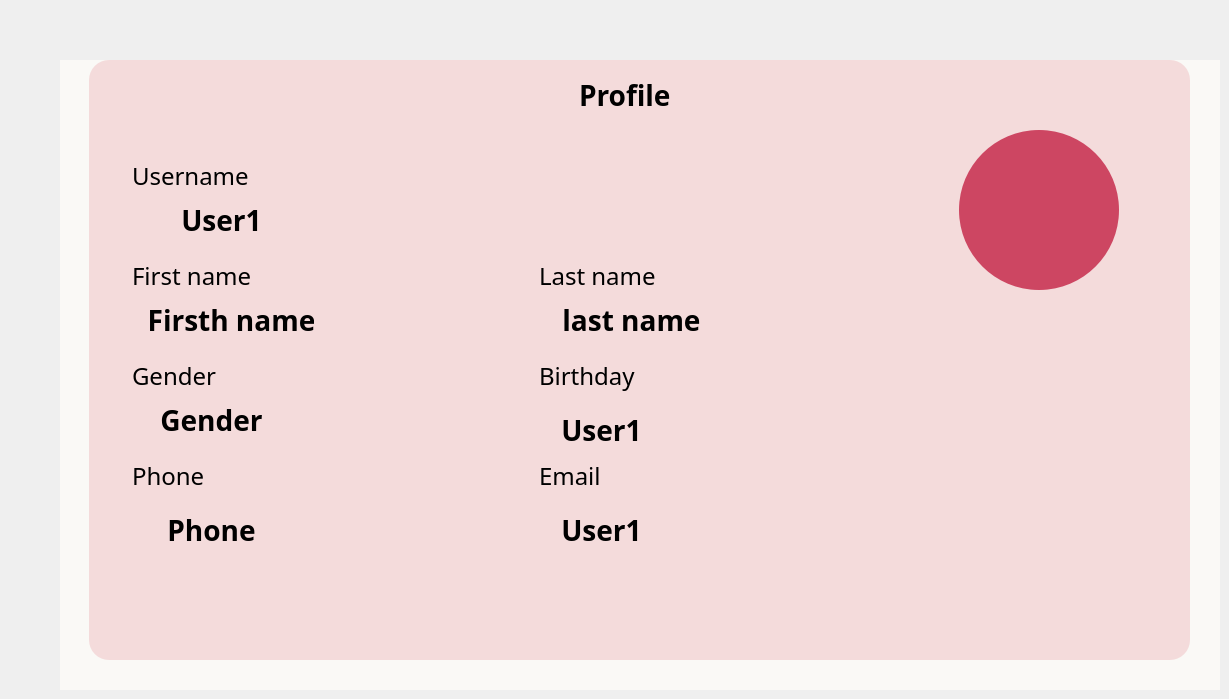
     <widget class="QWidget" name="accountpage">
      <widget class="QPushButton" name="backtomainsettingbutton_4">
       <property name="geometry">
        <rect>
         <x>20</x>
         <y>30</y>
         <width>20</width>
         <height>31</height>
        </rect>
       </property>
       <property name="styleSheet">
        <string notr="true">border: none;
image: url(:/pic/realimages/backhomoe.png);</string>
       </property>
       <property name="text">
        <string/>
       </property>
      </widget>
      <widget class="QWidget" name="editprofilecontainer_3" native="true">
       <property name="geometry">
        <rect>
         <x>60</x>
         <y>60</y>
         <width>1160</width>
         <height>630</height>
        </rect>
       </property>
       <property name="styleSheet">
        <string notr="true">background: #FAF9F6;</string>
       </property>
       <widget class="QWidget" name="textboxeditcontainer_4" native="true">
        <property name="geometry">
         <rect>
          <x>29</x>
          <y>0</y>
          <width>1101</width>
          <height>600</height>
         </rect>
        </property>
        <property name="styleSheet">
         <string notr="true">border-radius: 20px;
background: #F4DBDB;</string>
        </property>
        <widget class="QLabel" name="profilelabel">
         <property name="geometry">
          <rect>
           <x>490</x>
           <y>10</y>
           <width>101</width>
           <height>51</height>
          </rect>
         </property>
         <property name="styleSheet">
          <string notr="true">color: #000;

font-family: Suwannaphum;
font-size: 28px;
font-style: normal;
font-weight: 700;
line-height: normal;</string>
         </property>
         <property name="text">
          <string>Profile</string>
         </property>
        </widget>
        <widget class="QLabel" name="usernameprofile">
         <property name="geometry">
          <rect>
           <x>43</x>
           <y>100</y>
           <width>121</width>
           <height>31</height>
          </rect>
         </property>
         <property name="styleSheet">
          <string notr="true">color: #000;

font-family: Suwannaphum;
font-size: 24px;
font-style: normal;
font-weight: 400;
line-height: normal;</string>
         </property>
         <property name="text">
          <string>Username</string>
         </property>
        </widget>
        <widget class="QLabel" name="fisrtnameprofile">
         <property name="geometry">
          <rect>
           <x>43</x>
           <y>200</y>
           <width>121</width>
           <height>31</height>
          </rect>
         </property>
         <property name="styleSheet">
          <string notr="true">color: #000;

font-family: Suwannaphum;
font-size: 24px;
font-style: normal;
font-weight: 400;
line-height: normal;</string>
         </property>
         <property name="text">
          <string>First name</string>
         </property>
        </widget>
        <widget class="QLabel" name="lastnameprofile">
         <property name="geometry">
          <rect>
           <x>450</x>
           <y>200</y>
           <width>121</width>
           <height>31</height>
          </rect>
         </property>
         <property name="styleSheet">
          <string notr="true">color: #000;

font-family: Suwannaphum;
font-size: 24px;
font-style: normal;
font-weight: 400;
line-height: normal;</string>
         </property>
         <property name="text">
          <string>Last name</string>
         </property>
        </widget>
        <widget class="QLabel" name="genderprofile">
         <property name="geometry">
          <rect>
           <x>43</x>
           <y>300</y>
           <width>121</width>
           <height>31</height>
          </rect>
         </property>
         <property name="styleSheet">
          <string notr="true">color: #000;

font-family: Suwannaphum;
font-size: 24px;
font-style: normal;
font-weight: 400;
line-height: normal;</string>
         </property>
         <property name="text">
          <string>Gender</string>
         </property>
        </widget>
        <widget class="QLabel" name="birthprofile">
         <property name="geometry">
          <rect>
           <x>450</x>
           <y>300</y>
           <width>121</width>
           <height>31</height>
          </rect>
         </property>
         <property name="styleSheet">
          <string notr="true">color: #000;

font-family: Suwannaphum;
font-size: 24px;
font-style: normal;
font-weight: 400;
line-height: normal;</string>
         </property>
         <property name="text">
          <string>Birthday</string>
         </property>
        </widget>
        <widget class="QLabel" name="phoneprofile">
         <property name="geometry">
          <rect>
           <x>43</x>
           <y>400</y>
           <width>121</width>
           <height>31</height>
          </rect>
         </property>
         <property name="styleSheet">
          <string notr="true">color: #000;

font-family: Suwannaphum;
font-size: 24px;
font-style: normal;
font-weight: 400;
line-height: normal;</string>
         </property>
         <property name="text">
          <string>Phone</string>
         </property>
        </widget>
        <widget class="QLabel" name="emailprofile">
         <property name="geometry">
          <rect>
           <x>450</x>
           <y>400</y>
           <width>121</width>
           <height>31</height>
          </rect>
         </property>
         <property name="styleSheet">
          <string notr="true">color: #000;

font-family: Suwannaphum;
font-size: 24px;
font-style: normal;
font-weight: 400;
line-height: normal;</string>
         </property>
         <property name="text">
          <string>Email</string>
         </property>
        </widget>
        <widget class="QLabel" name="pictureprofile">
         <property name="geometry">
          <rect>
           <x>870</x>
           <y>70</y>
           <width>160</width>
           <height>160</height>
          </rect>
         </property>
         <property name="styleSheet">
          <string notr="true">border: none;
border-radius: 80px;
background: #cd4662;</string>
         </property>
         <property name="text">
          <string/>
         </property>
        </widget>
        <widget class="QLabel" name="username">
         <property name="geometry">
          <rect>
           <x>50</x>
           <y>140</y>
           <width>165</width>
           <height>41</height>
          </rect>
         </property>
         <property name="styleSheet">
          <string notr="true">color: #000;
text-align: center;
font-family: Suwannaphum;
font-size: 28px;
font-style: normal;
font-weight: 700;
line-height: normal;</string>
         </property>
         <property name="text">
          <string>User1</string>
         </property>
         <property name="alignment">
          <set>Qt::AlignCenter</set>
         </property>
        </widget>
        <widget class="QLabel" name="firstname">
         <property name="geometry">
          <rect>
           <x>60</x>
           <y>240</y>
           <width>165</width>
           <height>41</height>
          </rect>
         </property>
         <property name="styleSheet">
          <string notr="true">color: #000;
text-align: center;
font-family: Suwannaphum;
font-size: 28px;
font-style: normal;
font-weight: 700;
line-height: normal;</string>
         </property>
         <property name="text">
          <string>Firsth name</string>
         </property>
         <property name="alignment">
          <set>Qt::AlignCenter</set>
         </property>
        </widget>
        <widget class="QLabel" name="gender">
         <property name="geometry">
          <rect>
           <x>40</x>
           <y>340</y>
           <width>165</width>
           <height>41</height>
          </rect>
         </property>
         <property name="styleSheet">
          <string notr="true">color: #000;
text-align: center;
font-family: Suwannaphum;
font-size: 28px;
font-style: normal;
font-weight: 700;
line-height: normal;</string>
         </property>
         <property name="text">
          <string>Gender</string>
         </property>
         <property name="alignment">
          <set>Qt::AlignCenter</set>
         </property>
        </widget>
        <widget class="QLabel" name="phone">
         <property name="geometry">
          <rect>
           <x>40</x>
           <y>450</y>
           <width>165</width>
           <height>41</height>
          </rect>
         </property>
         <property name="styleSheet">
          <string notr="true">color: #000;
text-align: center;
font-family: Suwannaphum;
font-size: 28px;
font-style: normal;
font-weight: 700;
line-height: normal;</string>
         </property>
         <property name="text">
          <string>Phone</string>
         </property>
         <property name="alignment">
          <set>Qt::AlignCenter</set>
         </property>
        </widget>
        <widget class="QLabel" name="lastname">
         <property name="geometry">
          <rect>
           <x>460</x>
           <y>240</y>
           <width>165</width>
           <height>41</height>
          </rect>
         </property>
         <property name="styleSheet">
          <string notr="true">color: #000;
text-align: center;
font-family: Suwannaphum;
font-size: 28px;
font-style: normal;
font-weight: 700;
line-height: normal;</string>
         </property>
         <property name="text">
          <string>last name</string>
         </property>
         <property name="alignment">
          <set>Qt::AlignCenter</set>
         </property>
        </widget>
        <widget class="QLabel" name="birthday">
         <property name="geometry">
          <rect>
           <x>430</x>
           <y>350</y>
           <width>165</width>
           <height>41</height>
          </rect>
         </property>
         <property name="styleSheet">
          <string notr="true">color: #000;
text-align: center;
font-family: Suwannaphum;
font-size: 28px;
font-style: normal;
font-weight: 700;
line-height: normal;</string>
         </property>
         <property name="text">
          <string>User1</string>
         </property>
         <property name="alignment">
          <set>Qt::AlignCenter</set>
         </property>
        </widget>
        <widget class="QLabel" name="email">
         <property name="geometry">
          <rect>
           <x>430</x>
           <y>450</y>
           <width>165</width>
           <height>41</height>
          </rect>
         </property>
         <property name="styleSheet">
          <string notr="true">color: #000;
text-align: center;
font-family: Suwannaphum;
font-size: 28px;
font-style: normal;
font-weight: 700;
line-height: normal;</string>
         </property>
         <property name="text">
          <string>User1</string>
         </property>
         <property name="alignment">
          <set>Qt::AlignCenter</set>
         </property>
        </widget>
       </widget>
      </widget>
     </widget>
